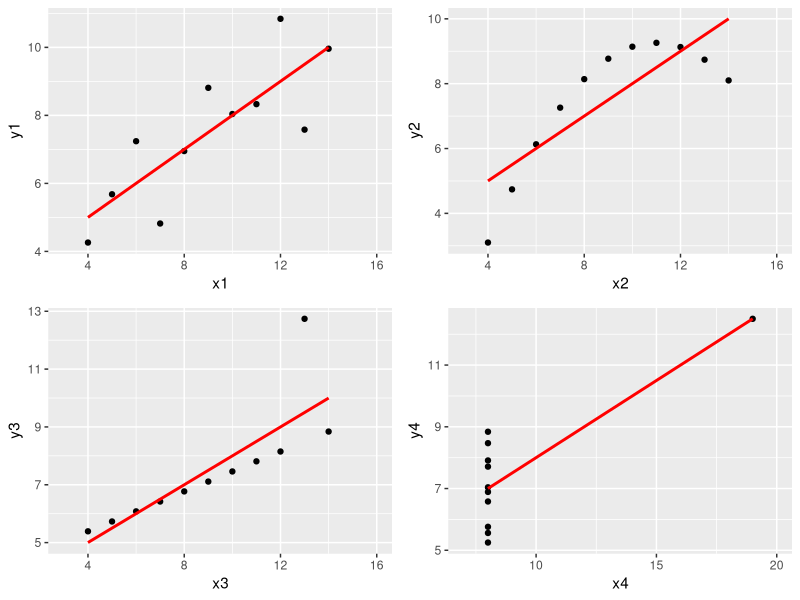

Write R code to recreate this figure.
## ---- chunk 1
library(ggplot2)
library(grid)
library(gridExtra)

data(anscombe)

## ---- chunk 2

p1<-ggplot(anscombe,aes(x1,y1))+geom_point()+geom_smooth(method="lm",se=FALSE,color="red")+xlim(3,16)
p2<-ggplot(anscombe,aes(x2,y2))+geom_point()+geom_smooth(method="lm",se=FALSE,color="red")+xlim(3,16)
p3<-ggplot(anscombe,aes(x3,y3))+geom_point()+geom_smooth(method="lm",se=FALSE,color="red")+xlim(3,16)
p4<-ggplot(anscombe,aes(x4,y4))+geom_point()+geom_smooth(method="lm",se=FALSE,color="red")+xlim(7,20)

grid.arrange(p1,p2,p3,p4,ncol=2)
## ---- chunk 3
coefficients(lm(y1~x1,anscombe))
coefficients(lm(y2~x2,anscombe))
coefficients(lm(y3~x3,anscombe))
coefficients(lm(y4~x4,anscombe))
